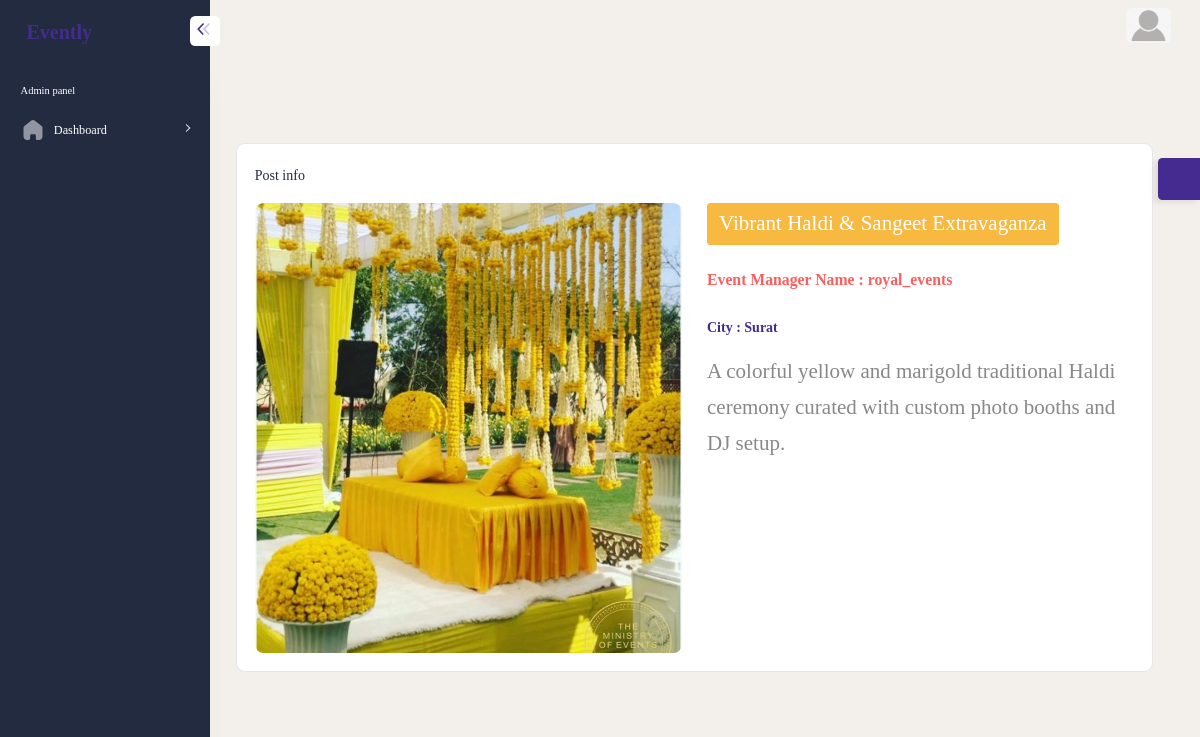
/index.php/admin/Admin/moreinfopost/2, run on the app's committed database.
### tables this page shows
CREATE TABLE IF NOT EXISTS `tblpost` (
  `postid` int(11) NOT NULL AUTO_INCREMENT,
  `title` varchar(255) NOT NULL,
  `description` text NOT NULL,
  `eventmanagerid` int(11) NOT NULL,
  `thumbnail` varchar(255) DEFAULT 'default.png',
  `cityid` int(11) DEFAULT NULL,
  `createdDT` timestamp NOT NULL DEFAULT CURRENT_TIMESTAMP,
  `created_at` timestamp NOT NULL DEFAULT CURRENT_TIMESTAMP,
  PRIMARY KEY (`postid`),
  KEY `fk_post_manager` (`eventmanagerid`)
);

CREATE TABLE IF NOT EXISTS `tbleventmanage` (
  `eventmanagerid` int(11) NOT NULL AUTO_INCREMENT,
  `username` varchar(100) NOT NULL,
  `password` varchar(255) NOT NULL,
  `emailid` varchar(150) NOT NULL,
  `contactno` varchar(20) NOT NULL,
  `image` varchar(255) DEFAULT 'default.png',
  `bio` text DEFAULT NULL,
  `cityid` int(11) DEFAULT NULL,
  `status` tinyint(1) NOT NULL DEFAULT 0,
  `default` int(11) NOT NULL DEFAULT 0,
  `created_at` timestamp NOT NULL DEFAULT CURRENT_TIMESTAMP,
  PRIMARY KEY (`eventmanagerid`)
);

CREATE TABLE IF NOT EXISTS `tblcity` (
  `cityid` int(11) NOT NULL AUTO_INCREMENT,
  `cityname` varchar(100) NOT NULL,
  `stateid` int(11) NOT NULL,
  PRIMARY KEY (`cityid`),
  KEY `fk_city_state` (`stateid`)
);

### application/controllers/admin/Admin.php (called while the page is built, shortened)
<?php
class Admin extends CI_Controller {
    public function __construct()
    {
    	$this->load->model("admin/DisplayM","dm");
    }
    public function moreinfopost($id)
    {
            $where=[
            "postid"=>$id
        ];
        $temp=[
            "pinfo"=>$this->dm->getPostInfopost($where)[0],
            "cat"=>$this->dm->getAllCity(),
            "cate"=>$this->dm->getAllcategory()
        ];
        $this->load->view('admin/moreinfopost',$temp);
    }
}
?>

### index.php (called while the page is built, shortened)
<?php
require_once BASEPATH.'core/CodeIgniter.php';

### application/models/admin/DisplayM.php (called while the page is built, shortened)
<?php
    class DisplayM extends CI_Model
    {
         public function getPostInfopost($where)
        {
            return $this->db->select("*,cat.cityname as catname,e.username as ename")->from("tblpost p")->join("tblcity cat","p.cityid=cat.cityid ")->join("tbleventmanage e ","e.eventmanagerid=p.eventmanagerid")->where($where)->get()->result();
        }
    }
?>

### application/views/admin/moreinfopost.php (the view, shortened to what this page needs)
<!DOCTYPE html>
<html lang="en">
<head>
    <?= include_once('topscripts.php') ?>
</head>
<body>
    <div id="main-wrapper">
        <?= include_once('nav.php') ?>
        <?= include_once("header.php") ?>
        <?= include_once("sidebar.php") ?>
        <div class="content-body">
            <div class="container-fluid">
                <div class="container-fluid pt-0 ps-0 pe-lg-4 pe-0">
                    <div class="card">
                        <div class="card-header border-0">
                            <h4 class="heading mb-0 blog-title">Post info</h4>
                        </div>
                        <div class="card-body pt-0">
                            <div class="row">
                                <div class="col-xl-6 col-lg-6 col-md-12">
                                    <div class="blog-img">
                                        <img src="<?= base_url('resources/media/images/' . $pinfo->thumbnail) ?>" alt="" class="blk-img" style="height: 450px;object-fit: cover;">
                                        <div class="blog-text">
                                        </div>
                                    </div>
                                </div>
                                <div class="col-xl-6 col-lg-6 col-md-12">
                                    <div class="blog-post">
                                        <div class="post-1">
                                            <div class="post-data">
                                                <p class="badge badge-secondary border-0 fs-3 text-capitalize"><?= $pinfo->title ?></p>
                                                <br>
                                                <p class="text-danger fw-bold pt-2 fs-4">Event Manager Name : <?= $pinfo->ename ?></p>
                                                <p class="fs-5 text-primary fw-bold pt-2 fs-4">City : <?= $pinfo->catname ?></p>
                                                <h4><a href="app-profile-2.html " class="fs-3" style="line-height: 1.7em;"><?= $pinfo->description ?></a></h4>
                                            </div>
                                        </div>
                                    </div>
                                </div>
                            </div>
                        </div>
                    </div>
                </div>
            </div>
        </div>
</body>
</html>

### data on the page
tblpost: thumbnail (picture), title "Vibrant Haldi & Sangeet Extravaganza", eventmanagerid.username "royal_events", cityid.cityname "Surat", description "A colorful yellow and marigold traditional Haldi ceremony curated with custom photo booths and DJ setup."
